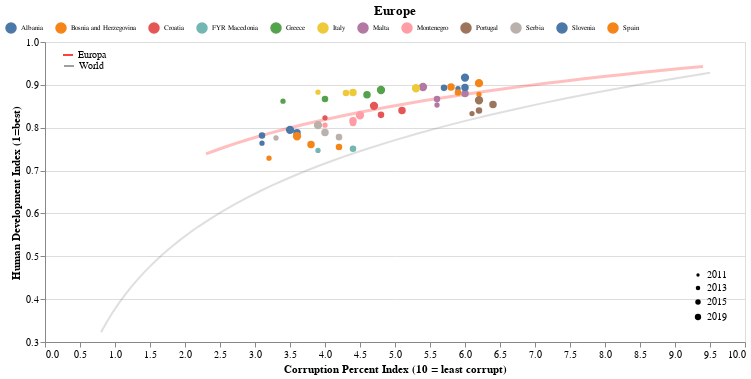

This figure's notebook cell:
### Markdown cell above
Colocando as retas para identificar o padrão dos valores

### Code cell
input_contEuro = alt.binding_select(options=tudo['sub_region'][tudo['continent']=='Europe'].unique())
select_contEuro = alt.selection_single(fields=['sub_region'], bind=input_contEuro, 
                                   name='Regions of',
                                   init={'sub_region':tudo['sub_region'][tudo['continent']=="Europe"].unique()[0]})
select_regEuro = alt.selection_multi(fields=['country'], bind='legend')

contEuro = alt.Chart(tudo[tudo['continent'] == "Europe"],title="Europe").encode(
    x = alt.X('CPI:Q',title='Corruption Percent Index (10 = least corrupt)',
              scale=alt.Scale(zero=False,domain =[0,10]),axis=alt.Axis(grid=False)),
    y = alt.Y('HDI:Q', title = 'Human Development Index (1=best)',scale=alt.Scale(zero=False,domain =[.3,1])),
).properties(
    width=700,
    height=300,
)

graphEuro = contEuro.mark_point(size = 70).encode(color=alt.Color('country:N',legend=alt.Legend(
        orient='none',
        legendY=-20,
        legendX=-40,
        direction='horizontal',
        title=None,
        labelFontSize = 7)),
    opacity = alt.condition(select_regEuro, alt.value(1),
                            alt.value(0.1)),
    size = alt.Opacity('year:N',scale = alt.Scale(domain=[2011,2013,2015,2019],
                                                 range=[11,40,65,99]),
                                                 legend = alt.Legend(
                                                                     orient = 'bottom-right',
                                                                     title = None)
                      ),
    fill = 'country',
    tooltip=['country','year','sub_region','CPI',"HDI"]
).add_selection(
    select_contEuro,
    select_regEuro
).transform_filter(
    select_contEuro,
)

linhaEURO = contEuro.mark_line(
    color='red',
    size=3,
    opacity=0.25
).transform_regression(
    'CPI',    
    'HDI',
    method='log'
).encode(
opacity=alt.Opacity('continent',legend=alt.Legend(orient='none',legendY=7,legendX=17,direction='horizontal',
        title=None,values=['Europa']),scale=alt.Scale(type='ordinal', range=[.25])))

linhageral = alt.Chart(tudo).mark_line(color = 'grey').encode(
    x = alt.X('CPI:Q',title='Corruption Percent Index (10 = least corrupt)',
              scale=alt.Scale(zero=False,domain =[0,10]),axis=alt.Axis(grid=False)),
    y = alt.Y('HDI:Q', title = 'Human Development Index (1=best)',scale=alt.Scale(zero=False,domain =[.3,1])),
    opacity=alt.Opacity('line',legend=alt.Legend(orient='top-left',legendY=20,legendX=50,direction='horizontal',
        title=None,values=['World']),scale=alt.Scale(type='ordinal', range=[0.25]))
).transform_regression(
    'CPI',    
    'HDI',
    method='log'
).properties(
    width=700,
    height=300,
)

linhaEURO + graphEuro + linhageral

### Figure 1 — Vega-Lite specification as saved in the notebook (floating-point values rounded to 4 significant figures; data arrays with more than 128 entries replaced by an {"elided": "..."} marker saying what was removed)
{"config": {"view": {"continuousWidth": 400, "continuousHeight": 300}}, "layer": [{"mark": {"type": "line", "color": "red", "opacity": 0.25, "size": 3}, "encoding": {"opacity": {"type": "nominal", "field": "continent", "legend": {"direction": "horizontal", "legendX": 17, "legendY": 7, "orient": "none", "title": null, "values": ["Europa"]}, "scale": {"range": [0.25], "type": "ordinal"}}, "x": {"type": "quantitative", "axis": {"grid": false}, "field": "CPI", "scale": {"domain": [0, 10], "zero": false}, "title": "Corruption Percent Index (10 = least corrupt)"}, "y": {"type": "quantitative", "field": "HDI", "scale": {"domain": [0.3, 1], "zero": false}, "title": "Human Development Index (1=best)"}}, "height": 300, "title": "Europe", "transform": [{"on": "CPI", "regression": "HDI", "method": "log"}], "width": 700}, {"mark": {"type": "point", "size": 70}, "encoding": {"color": {"type": "nominal", "field": "country", "legend": {"direction": "horizontal", "labelFontSize": 7, "legendX": -40, "legendY": -20, "orient": "none", "title": null}}, "fill": {"type": "nominal", "field": "country"}, "opacity": {"condition": {"value": 1, "selection": "selector009"}, "value": 0.1}, "size": {"type": "nominal", "field": "year", "legend": {"orient": "bottom-right", "title": null}, "scale": {"domain": [2011, 2013, 2015, 2019], "range": [11, 40, 65, 99]}}, "tooltip": [{"type": "nominal", "field": "country"}, {"type": "quantitative", "field": "year"}, {"type": "nominal", "field": "sub_region"}, {"type": "quantitative", "field": "CPI"}, {"type": "quantitative", "field": "HDI"}], "x": {"type": "quantitative", "axis": {"grid": false}, "field": "CPI", "scale": {"domain": [0, 10], "zero": false}, "title": "Corruption Percent Index (10 = least corrupt)"}, "y": {"type": "quantitative", "field": "HDI", "scale": {"domain": [0.3, 1], "zero": false}, "title": "Human Development Index (1=best)"}}, "height": 300, "selection": {"Regions of": {"type": "single", "fields": ["sub_region"], "bind": {"input": "select", "options": ["Southern Europe", "Western Europe", "Eastern Europe", "Northern Europe"]}, "init": {"sub_region": "Southern Europe"}}, "selector009": {"type": "multi", "fields": ["country"], "bind": "legend"}}, "title": "Europe", "transform": [{"filter": {"selection": "Regions of"}}], "width": 700}, {"data": {"name": "data-bd22d6fff388d0f3353e368e7d61756a"}, "mark": {"type": "line", "color": "grey"}, "encoding": {"opacity": {"type": "nominal", "field": "line", "legend": {"direction": "horizontal", "legendX": 50, "legendY": 20, "orient": "top-left", "title": null, "values": ["World"]}, "scale": {"range": [0.25], "type": "ordinal"}}, "x": {"type": "quantitative", "axis": {"grid": false}, "field": "CPI", "scale": {"domain": [0, 10], "zero": false}, "title": "Corruption Percent Index (10 = least corrupt)"}, "y": {"type": "quantitative", "field": "HDI", "scale": {"domain": [0.3, 1], "zero": false}, "title": "Human Development Index (1=best)"}}, "height": 300, "transform": [{"on": "CPI", "regression": "HDI", "method": "log"}], "width": 700}], "data": {"name": "data-05884f37ba498807fbb2f3baa20d71ed"}, "$schema": "https://vega.github.io/schema/vega-lite/v4.8.1.json", "datasets": {"data-05884f37ba498807fbb2f3baa20d71ed": {"elided": "154 records"}, "data-bd22d6fff388d0f3353e368e7d61756a": {"elided": "683 records"}}}
